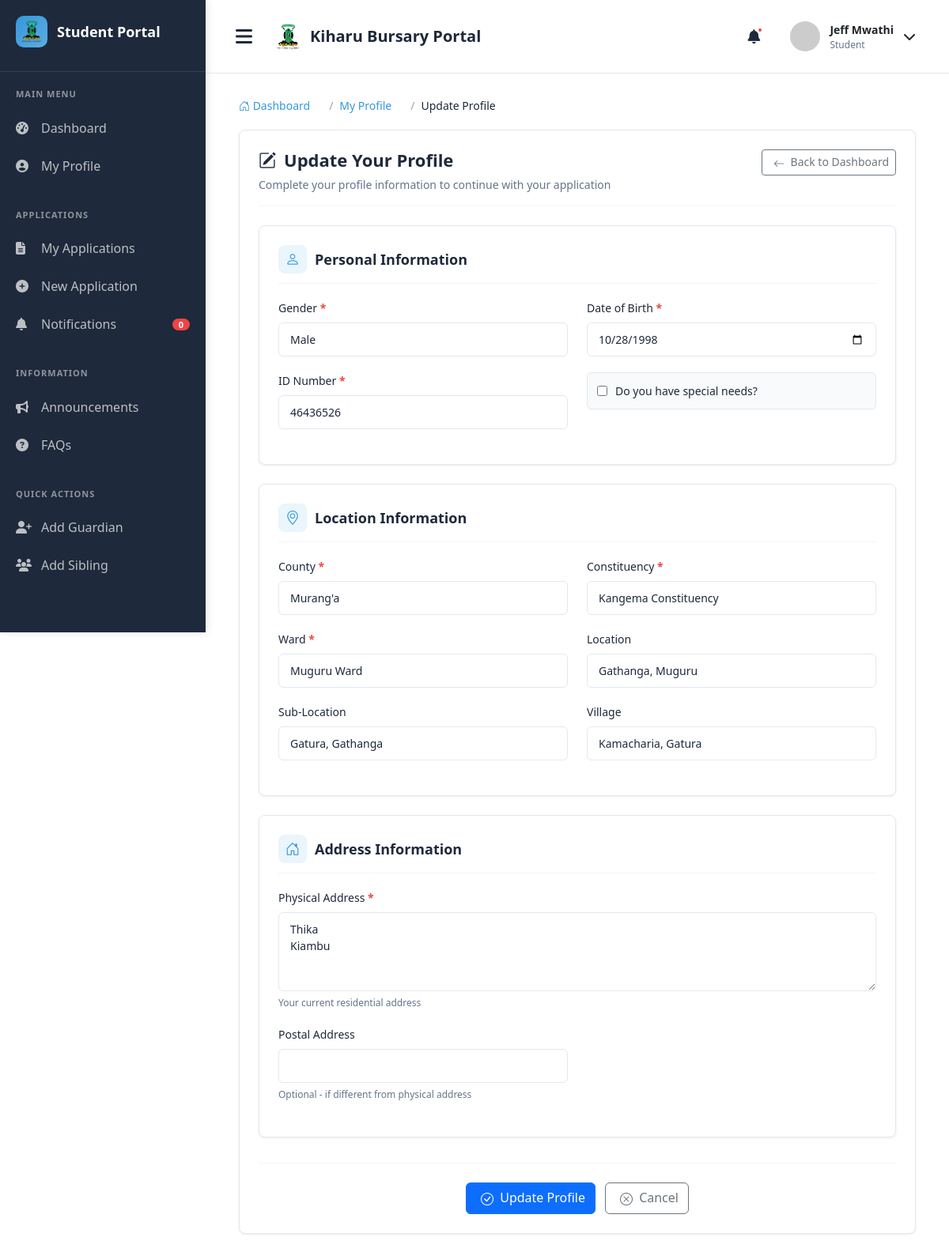
Page /student/profile/create/ (signed in) on the committed database.
### main_application/models.py (models this page shows, shortened)
class User(AbstractUser):
    USER_TYPES = (
        ('applicant', 'Applicant'),
        ('admin', 'Administrator'),
        ('reviewer', 'Application Reviewer'),
        ('finance', 'Finance Officer'),
        ('county_admin', 'County Administrator'),
        ('constituency_admin', 'Constituency Administrator'),
        ('ward_admin', 'Ward Administrator'),
    )
    user_type = models.CharField(max_length=25, choices=USER_TYPES, default='applicant')
    id_number = models.CharField(max_length=20, unique=True, null=True, blank=True)
    phone_regex = RegexValidator(
        regex=r'^\+254\d{9}$',
        message="Phone number must be entered in the format: '+254XXXXXXXXX'. Exactly 12 digits including country code."
    )
    phone_number = models.CharField(validators=[phone_regex], max_length=17, blank=True)

class Applicant(models.Model):
    GENDER_CHOICES = (
        ('M', 'Male'),
        ('F', 'Female'),
    )
    user = models.OneToOneField(User, on_delete=models.CASCADE, related_name='applicant_profile')
    gender = models.CharField(max_length=1, choices=GENDER_CHOICES)
    date_of_birth = models.DateField()
    id_number = models.CharField(max_length=20, unique=True)
    county = models.ForeignKey(County, on_delete=models.SET_NULL, null=True)
    constituency = models.ForeignKey(Constituency, on_delete=models.SET_NULL, null=True)
    ward = models.ForeignKey(Ward, on_delete=models.SET_NULL, null=True, related_name='residents')
    location = models.ForeignKey(Location, on_delete=models.SET_NULL, null=True)
    sublocation = models.ForeignKey(SubLocation, on_delete=models.SET_NULL, null=True)
    village = models.ForeignKey(Village, on_delete=models.SET_NULL, null=True)
    physical_address = models.TextField()
    postal_address = models.CharField(max_length=100, blank=True, null=True)
    special_needs = models.BooleanField(default=False)
    special_needs_description = models.TextField(blank=True, null=True)
    profile_picture = models.ImageField(
        upload_to='profile_pics/',
        default='profile_pics/default.png',
        blank=True,
        null=True
    )
    is_verified = models.BooleanField(default=False)
    verified_by = models.ForeignKey(
        User,
        on_delete=models.SET_NULL,
        null=True,
        blank=True,
        related_name='verified_applicants'
    )
    verification_date = models.DateTimeField(null=True, blank=True)
    created_at = models.DateTimeField(auto_now_add=True)
    class Meta:
        ordering = ['user__last_name', 'user__first_name']

### main_application/views.py (the view)
# urls.py: path('student/profile/create/', views.student_profile_create, name='student_profile_create'),
@login_required
def student_profile_create(request):
    try:
        applicant = request.user.applicant_profile
        is_update = True
    except Applicant.DoesNotExist:
        applicant = None
        is_update = False
    if request.method == 'POST':
        form = ApplicantForm(request.POST, instance=applicant)
        if form.is_valid():
            applicant = form.save(commit=False)
            applicant.user = request.user
            if applicant.ward:
                applicant.constituency = applicant.ward.constituency
                applicant.county = applicant.ward.constituency.county
            applicant.save()
            messages.success(request, 'Profile saved successfully!')
            return redirect('student_dashboard')
        else:
            for field, errors in form.errors.items():
                for error in errors:
                    messages.error(request, f"{field}: {error}")
    else:
        form = ApplicantForm(instance=applicant)
    counties = County.objects.filter(is_active=True)
    wards = Ward.objects.filter(constituency__county__is_active=True)
    context = {
        'form': form,
        'is_update': is_update,
        'counties': counties,
        'wards': wards,
    }
    return render(request, 'students/profile_form.html', context)

### templates/students/profile_form.html (shortened to what this page needs)
{% extends 'student_base.html' %}
{% load static %}
{% block extra_css %}
<link href="https://cdn.jsdelivr.net/npm/bootstrap@5.3.3/dist/css/bootstrap.min.css" rel="stylesheet">
{% endblock %}
{% block content %}
<div class="container-fluid">
    <nav aria-label="breadcrumb">
        <ol class="breadcrumb">
            <li class="breadcrumb-item">
                <a href="{% url 'student_dashboard' %}">
                    <i class="bi bi-house-door"></i> Dashboard
                </a>
            </li>
            <li class="breadcrumb-item">
                <a href="{% url 'student_profile_view' %}">My Profile</a>
            </li>
            <li class="breadcrumb-item active" aria-current="page">
                {% if is_update %}Update Profile{% else %}Create Profile{% endif %}
            </li>
        </ol>
    </nav>
    <div class="section-container">
        <div class="page-header">
            <div>
                <h1 class="page-title">
                    <i class="bi bi-{% if is_update %}pencil-square{% else %}person-plus{% endif %}"></i>
                    {% if is_update %}Update Your Profile{% else %}Create Your Profile{% endif %}
                </h1>
                <p class="page-subtitle">
                    Complete your profile information to continue with your application
                </p>
            </div>
            <a href="{% url 'student_dashboard' %}" class="btn btn-outline-secondary btn-sm">
                <i class="bi bi-arrow-left me-1"></i> Back to Dashboard
            </a>
        </div>
        <form method="post" id="profileForm">
            <div class="form-section">
                <h4 class="page-section-header">
                    <span class="section-icon">
                        <i class="bi bi-person"></i>
                    </span>
                    Personal Information
                </h4>
                <div class="row">
                    <div class="col-md-6">
                        <div class="form-group">
                            <label for="{{ form.gender.id_for_label }}" class="form-label required-field">Gender</label>
                            {{ form.gender }}
                        </div>
                    </div>
                    <div class="col-md-6">
                        <div class="form-group">
                            <label for="{{ form.date_of_birth.id_for_label }}" class="form-label required-field">Date of Birth</label>
                            {{ form.date_of_birth }}
                        </div>
                    </div>
                </div>
                <div class="row">
                    <div class="col-md-6">
                        <div class="form-group">
                            <label for="{{ form.id_number.id_for_label }}" class="form-label required-field">ID Number</label>
                            {{ form.id_number }}
                        </div>
                    </div>
                    <div class="col-md-6">
                        <div class="form-group">
                            <div class="form-check">
                                {{ form.special_needs }}
                                <label for="{{ form.special_needs.id_for_label }}" class="form-check-label">
                                    Do you have special needs?
                                </label>
                            </div>
                        </div>
                    </div>
                </div>
            </div>
            <div class="form-section">
                <h4 class="page-section-header">
                    <span class="section-icon">
                        <i class="bi bi-geo-alt"></i>
                    </span>
                    Location Information
                </h4>
                <div class="row">
                    <div class="col-md-6">
                        <div class="form-group">
                            <label for="{{ form.county.id_for_label }}" class="form-label required-field">County</label>
                            {{ form.county }}
                        </div>
                    </div>
                    <div class="col-md-6">
                        <div class="form-group">
                            <label for="{{ form.constituency.id_for_label }}" class="form-label required-field">Constituency</label>
                            {{ form.constituency }}
                        </div>
                    </div>
                </div>
                <div class="row">
                    <div class="col-md-6">
                        <div class="form-group">
                            <label for="{{ form.ward.id_for_label }}" class="form-label required-field">Ward</label>
                            {{ form.ward }}
                        </div>
                    </div>
                    <div class="col-md-6">
                        <div class="form-group">
                            <label for="{{ form.location.id_for_label }}" class="form-label">Location</label>
                            {{ form.location }}
                        </div>
                    </div>
                </div>
                <div class="row">
                    <div class="col-md-6">
                        <div class="form-group">
                            <label for="{{ form.sublocation.id_for_label }}" class="form-label">Sub-Location</label>
                            {{ form.sublocation }}
                        </div>
                    </div>
                    <div class="col-md-6">
                        <div class="form-group">
                            <label for="{{ form.village.id_for_label }}" class="form-label">Village</label>
                            {{ form.village }}
                        </div>
                    </div>
                </div>
            </div>
            <div class="form-section">
                <h4 class="page-section-header">
                    <span class="section-icon">
                        <i class="bi bi-house-door"></i>
                    </span>
                    Address Information
                </h4>
                <div class="row">
                    <div class="col-12">
                        <div class="form-group">
                            <label for="{{ form.physical_address.id_for_label }}" class="form-label required-field">Physical Address</label>
                            {{ form.physical_address }}
                            <span class="form-text">Your current residential address</span>
                        </div>
                    </div>
                </div>
                <div class="row">
                    <div class="col-md-6">
                        <div class="form-group">
                            <label for="{{ form.postal_address.id_for_label }}" class="form-label">Postal Address</label>
                            {{ form.postal_address }}
                            <span class="form-text">Optional - if different from physical address</span>
                        </div>
                    </div>
                </div>
            </div>
            <div class="form-actions">
                <button type="submit" class="btn btn-primary">
                    <i class="bi bi-check-circle me-1"></i>
                    {% if is_update %}Update Profile{% else %}Create Profile{% endif %}
                </button>
                <a href="{% url 'student_dashboard' %}" class="btn btn-outline-secondary">
                    <i class="bi bi-x-circle me-1"></i> Cancel
                </a>
            </div>
        </form>
    </div>
</div>
{% endblock %}

### templates/student_base.html (shortened to what this page needs)
{% load static %}
<!DOCTYPE html>
<html lang="en">
<head>
    <link rel="stylesheet" href="https://cdnjs.cloudflare.com/ajax/libs/font-awesome/6.4.0/css/all.min.css">
   <link rel="stylesheet" href="https://cdn.jsdelivr.net/npm/bootstrap-icons@1.11.3/font/bootstrap-icons.min.css">
    {% block extra_css %}{% endblock %}
</head>
<body>
    <div class="sidebar" id="sidebar">
        <div class="sidebar-header">
            <div class="logo">
                <img src="{% static 'images/logo.png' %}" alt="Logo">
            </div>
            <span class="logo-text">Student Portal</span>
        </div>
        <div class="menu-section">
            <div class="menu-title">Main Menu</div>
            <a href="{% url 'student_dashboard' %}" class="menu-item {% if request.resolver_match.url_name == 'student_dashboard' %}active{% endif %}">
                <i class="fas fa-tachometer-alt"></i>
                <span>Dashboard</span>
            </a>
            <a href="{% url 'student_profile_view' %}" class="menu-item {% if request.resolver_match.url_name == 'student_profile_view' %}active{% endif %}">
                <i class="fas fa-user-circle"></i>
                <span>My Profile</span>
            </a>
        </div>
        <div class="menu-section">
            <div class="menu-title">Applications</div>
            <a href="{% url 'student_application_list' %}" class="menu-item {% if 'application_list' in request.resolver_match.url_name %}active{% endif %}">
                <i class="fas fa-file-alt"></i>
                <span>My Applications</span>
            </a>
            <a href="{% url 'student_application_create'%}" class="menu-item {% if request.resolver_match.url_name == 'student_application_create' %}active{% endif %}">
                <i class="fas fa-plus-circle"></i>
                <span>New Application</span>
            </a>
            <a href="{% url 'notifications_list' %}" class="menu-item {% if request.resolver_match.url_name == 'notifications_list' %}active{% endif %}">
                <i class="fas fa-bell"></i>
                <span>Notifications</span>
                <span class="badge">0</span>
            </a>
        </div>
        <div class="menu-section">
            <div class="menu-title">Information</div>
            <a href="{% url 'announcements_view' %}" class="menu-item {% if request.resolver_match.url_name == 'announcements_view' %}active{% endif %}">
                <i class="fas fa-bullhorn"></i>
                <span>Announcements</span>
            </a>
            <a href="{% url 'faqs_view' %}" class="menu-item {% if request.resolver_match.url_name == 'faqs_view' %}active{% endif %}">
                <i class="fas fa-question-circle"></i>
                <span>FAQs</span>
            </a>
        </div>
        <div class="menu-section">
            <div class="menu-title">Quick Actions</div>
            <a href="{% url 'guardian_create' %}" class="menu-item">
                <i class="fas fa-user-plus"></i>
                <span>Add Guardian</span>
            </a>
            <a href="{% url 'sibling_create' %}" class="menu-item">
                <i class="fas fa-users"></i>
                <span>Add Sibling</span>
            </a>
        </div>
    </div>
    <div class="main-content" id="mainContent">
        <div class="header">
            <div class="header-left">
                <button class="menu-toggle" id="menuToggle">
                    <i class="fas fa-bars"></i>
                </button>
                <div class="brand-info">
                    <img src="{% static 'images/logo.png' %}" alt="Logo" class="brand-logo">
                    <span class="brand-text">Kiharu Bursary Portal</span>
                </div>
            </div>
            <div class="header-right">
                <div class="header-icon notification-icon">
                    <i class="fas fa-bell"></i>
                    <span class="notification-badge"></span>
                </div>
                <div class="user-profile" id="userProfile">
                    <img src="https://ui-avatars.com/api/?name={{ user.get_full_name|default:user.username|urlencode }}&background=3498db&color=fff" alt="User" class="user-avatar">
                    <div class="user-info">
                        <span class="user-name">{{ user.get_full_name|default:user.username }}</span>
                        <span class="user-role">Student</span>
                    </div>
                    <i class="fas fa-chevron-down"></i>
                </div>
            </div>
        </div>
        <div class="content">
            {% block content %}
            {% endblock %}
        </div>
    </div>
</body>
</html>

### rows in the picture
User: get_full_name "Jeff Mwathi"
Applicant: gender "Male", date_of_birth "10/28/1998", id_number "46436526", county "Murang'a", constituency "Kangema Constituency", ward "Muguru Ward", location "Gathanga, Muguru", sublocation "Gatura, Gathanga", village "Kamacharia, Gatura", physical_address "Thika Kiambu"
